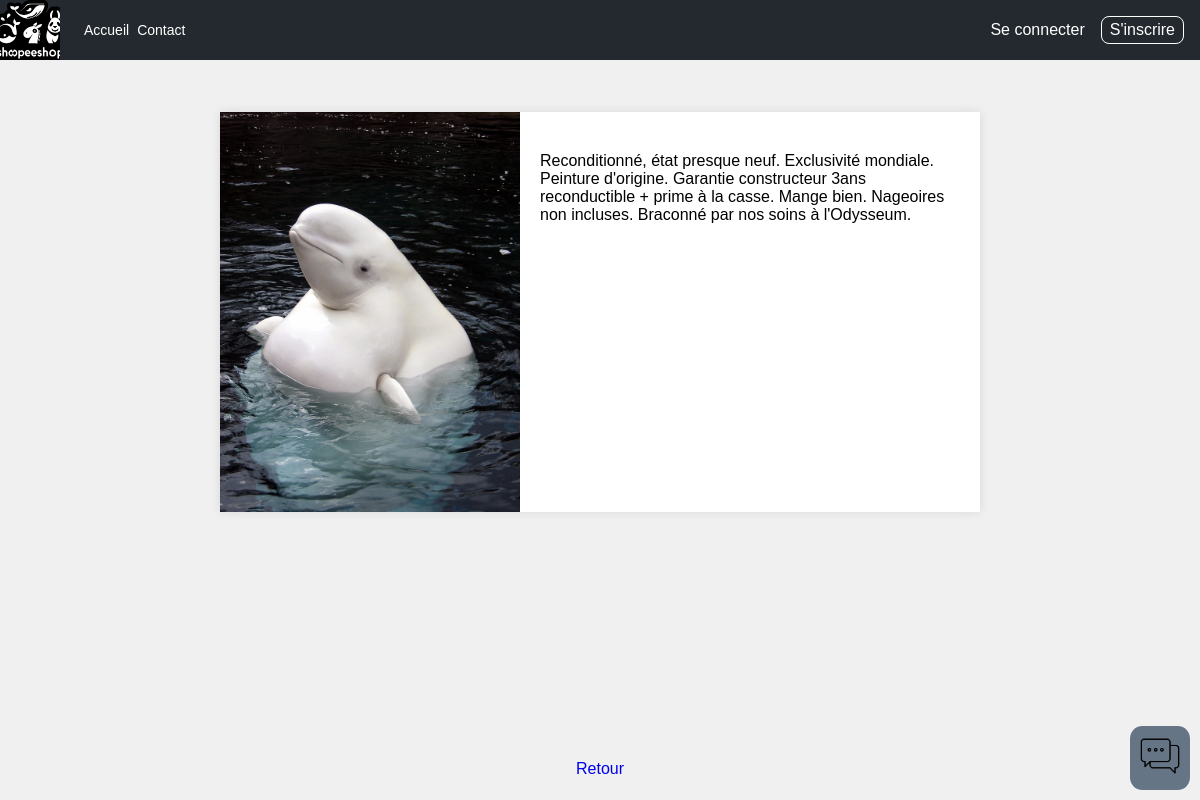
Screenshot of /articles/article.php?id_art=3 with the database file from the repository.
### tables this page shows
CREATE TABLE `Articles` (
  `id_art` int NOT NULL,
  `id_stripe` varchar(55) NOT NULL,
  `nom` varchar(25) NOT NULL,
  `quantite` int NOT NULL,
  `prix` float NOT NULL,
  `url_photo` varchar(40) NOT NULL,
  `description` text NOT NULL
);

### articles/article.php (the view, shortened to what this page needs)
<?php
require_once "../includes/head.php";
include_once "../includes/navbar.php";
include_once "../includes/chat.php";
$id_art = $_GET['id_art'];
$query = 'SELECT * FROM Articles WHERE id_art= :id_article';
$sth = $conn->prepare($query);
$sth->bindParam(":id_article", $id_art, PDO::PARAM_INT);
$sth->execute();
$article = $sth->fetch();
?>
<main id="article">
<?php
if($article){
    echo <<<HTML
    <div class="container">
    <h1>$article[name]</h1>
    <div class="product-card">
        <img class="product-image" src="$article[url_photo]" alt="Product Image">
        <div class="product-details">
            <p class="product-description">$article[description]</p>
HTML;
} else {
    echo "<h1>Aucun article n'a été trouvé</h1>";
}
?>
        </div>
    </div>
</div>
</main>
<?php include_once '../includes/footer.php' ?>
</body>
</html>

### styles/style.css (style rules this page uses)
* { margin: 0; padding: 0; box-sizing: border-box; white-space: normal; }
body { font-family: sans-serif; font-size: 16px; }
main { padding: 0 auto; margin: calc(60px + 1%) 30px 0; }
img { width: 80%; height: 80%; -o-object-fit: cover; object-fit: cover; }
body { font-family: Arial, sans-serif; margin: 0; padding: 0; background-color: #f0f0f0; }
.container { max-width: 800px; margin: 0 auto; padding: 20px; }
.product-card { display: flex; box-shadow: 0 0 10px rgba(0, 0, 0, 0.1); background-color: #ffffff; }
.product-image { max-width: 300px; height: auto; flex: 1; }
.product-details { flex: 1; padding: 20px; }
.product-description { margin-top: 20px; }

### rows the page displays
articles: url_photo (picture), description "Reconditionné, état presque neuf. Exclusivité mondiale. Peinture d'origine. Garantie constructeur 3ans reconductible + prime à la casse. Mange bien. Nageoires non incluses. Braconné par nos soins à l'Odysseum."
